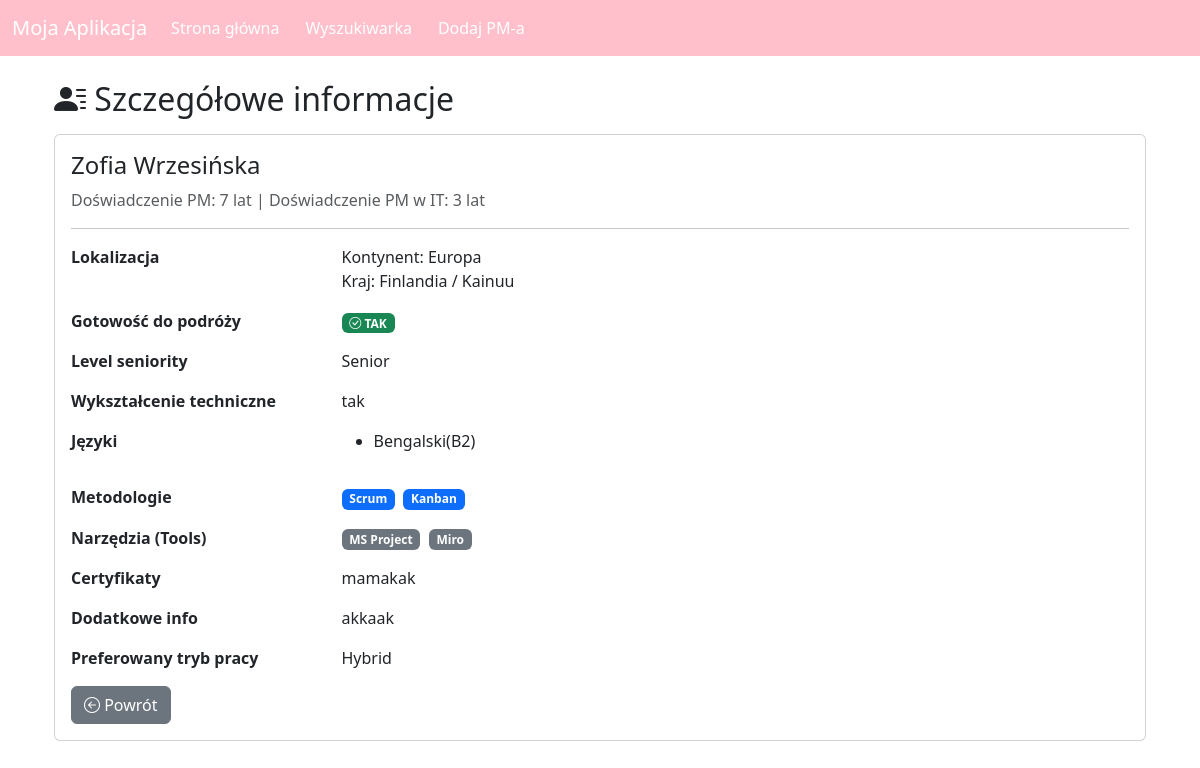
Page /pm/1 on the committed database.
### tables this page shows
CREATE TABLE project_managers (
  id INTEGER PRIMARY KEY AUTOINCREMENT,
  name TEXT,
  surname TEXT,
  experience_pm INTEGER,
  experience_pm_it INTEGER,
  continent TEXT,
  country TEXT,
  region TEXT,
  travel_ready INTEGER,          -- 0/1
  level_seniority TEXT,
  field_of_study TEXT,
  technical_ed TEXT,             -- np. 'tak' / 'nie'
  language_levels TEXT,          -- łączne info o językach i poziomach
  methodologies TEXT,            -- np. 'Scrum,Kanban'
  tools TEXT,                    -- np. 'Jira,Confluence'
  certificates TEXT,
  additional_info TEXT,
  stacjonarnie INTEGER,          -- 0/1 - "Możliwość pracy wyłącznie stacjonarnie"
  remote_on_site TEXT            -- "Remote"/"On-site"/"Hybrid"
);

### app.py (the view)
@app.route('/pm/<int:pm_id>')
def pm_details(pm_id):
    conn = sqlite3.connect('database.db')
    conn.row_factory = sqlite3.Row
    c = conn.cursor()
    c.execute('SELECT * FROM project_managers WHERE id = ?', (pm_id,))
    pm = c.fetchone()
    conn.close()
    if pm is None:
        return "Nie znaleziono takiego Project Managera!", 404
    return render_template('pm_details.html', pm=pm)

### templates/pm_details.html (shortened to what this page needs)
{% extends "base.html" %}
{% block content %}
<div class="container mt-4">
  <h2><i class="bi bi-person-lines-fill"></i> Szczegółowe informacje</h2>
  <div class="card mt-3">
    <div class="card-body">
      <h4 class="card-title">
        {{ pm['name'] }} {{ pm['surname'] }}
      </h4>
      <p class="text-muted">
        Doświadczenie PM: {{ pm['experience_pm'] }} lat |
        Doświadczenie PM w IT: {{ pm['experience_pm_it'] }} lat
      </p>
      <hr>
      <div class="row mb-3">
        <div class="col-3 fw-bold">Lokalizacja</div>
        <div class="col-9">
          Kontynent: {{ pm['continent'] }}<br>
          Kraj: {{ pm['country'] }} / {{ pm['region'] }}
        </div>
      </div>
      <div class="row mb-3">
        <div class="col-3 fw-bold">Gotowość do podróży</div>
        <div class="col-9">
          {% if pm['travel_ready'] == 1 %}
            <span class="badge bg-success"><i class="bi bi-check-circle"></i> TAK</span>
          {% else %}
            <span class="badge bg-danger"><i class="bi bi-x-circle"></i> NIE</span>
          {% endif %}
        </div>
      </div>
      <div class="row mb-3">
        <div class="col-3 fw-bold">Level seniority</div>
        <div class="col-9">{{ pm['level_seniority'] }}</div>
      </div>
      <div class="row mb-3">
        <div class="col-3 fw-bold">Wykształcenie techniczne</div>
        <div class="col-9">{{ pm['technical_ed'] }}</div>
      </div>
      <div class="row mb-3">
        <div class="col-3 fw-bold">Języki</div>
        <div class="col-9">
          {% if pm['language_levels'] %}
            <ul>
            {% for item in pm['language_levels'].split(';') %}
              <li>{{ item }}</li>
            {% endfor %}
            </ul>
          {% else %}
            ---
          {% endif %}
        </div>
      </div>
      <div class="row mb-3">
        <div class="col-3 fw-bold">Metodologie</div>
        <div class="col-9">
          {% if pm['methodologies'] %}
            {% for m in pm['methodologies'].split(',') %}
              <span class="badge bg-primary me-1">{{ m }}</span>
            {% endfor %}
          {% else %}
            ---
          {% endif %}
        </div>
      </div>
      <div class="row mb-3">
        <div class="col-3 fw-bold">Narzędzia (Tools)</div>
        <div class="col-9">
          {% if pm['tools'] %}
            {% for t in pm['tools'].split(',') %}
              <span class="badge bg-secondary me-1">{{ t }}</span>
            {% endfor %}
          {% else %}
            ---
          {% endif %}
        </div>
      </div>
      <div class="row mb-3">
        <div class="col-3 fw-bold">Certyfikaty</div>
        <div class="col-9">
          {{ pm['certificates'] or '---' }}
        </div>
      </div>
      <div class="row mb-3">
        <div class="col-3 fw-bold">Dodatkowe info</div>
        <div class="col-9">
          {{ pm['additional_info'] or '---' }}
        </div>
      </div>
      <div class="row mb-3">
        <div class="col-3 fw-bold">Preferowany tryb pracy</div>
        <div class="col-9">
          {{ pm['remote_on_site'] or '---' }}
        </div>
      </div>
      <a href="{{ url_for('pm_list') }}" class="btn btn-secondary">
        <i class="bi bi-arrow-left-circle"></i> Powrót
      </a>
    </div>
  </div>
</div>
{% endblock %}

### static/css/style.css (style rules this page uses)
body { font-family: Arial, sans-serif; background-color: #f4f4f4; color: #333; }

### rows in the picture
project_managers: name "Zofia", surname "Wrzesińska", experience_pm "7", experience_pm_it "3", continent "Europa", country "Finlandia", region "Kainuu", level_seniority "Senior", technical_ed "tak", language_levels "Bengalski(B2)", certificates "mamakak", additional_info "akkaak", remote_on_site "Hybrid"

### other values in the picture
{{ m }} "Scrum" "Kanban"
{{ t }} "MS Project" "Miro"
